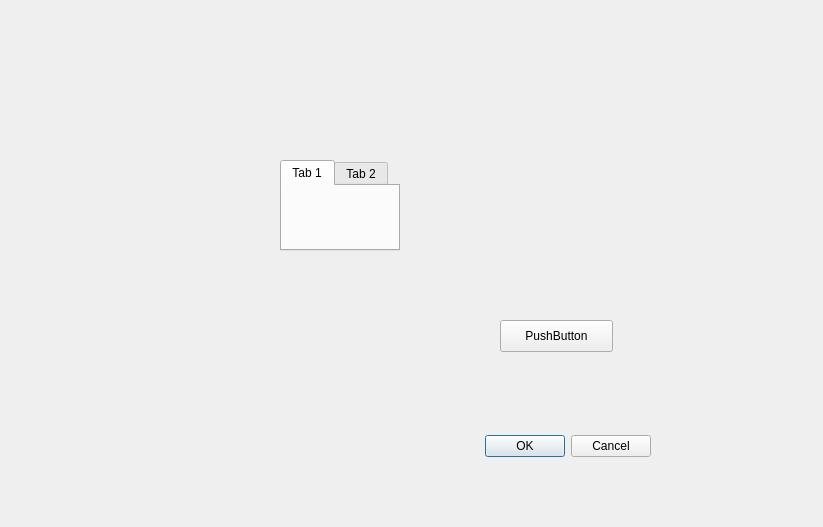
<?xml version="1.0" encoding="UTF-8"?>
<ui version="4.0">
 <class>Dialog</class>
 <widget class="QDialog" name="Dialog">
  <property name="geometry">
   <rect>
    <x>0</x>
    <y>0</y>
    <width>823</width>
    <height>527</height>
   </rect>
  </property>
  <property name="windowTitle">
   <string>Dialog</string>
  </property>
  <widget class="QDialogButtonBox" name="buttonBox">
   <property name="geometry">
    <rect>
     <x>310</x>
     <y>430</y>
     <width>341</width>
     <height>32</height>
    </rect>
   </property>
   <property name="orientation">
    <enum>Qt::Horizontal</enum>
   </property>
   <property name="standardButtons">
    <set>QDialogButtonBox::Cancel|QDialogButtonBox::Ok</set>
   </property>
  </widget>
  <widget class="QPushButton" name="pushButton">
   <property name="geometry">
    <rect>
     <x>500</x>
     <y>320</y>
     <width>113</width>
     <height>32</height>
    </rect>
   </property>
   <property name="text">
    <string>PushButton</string>
   </property>
  </widget>
  <widget class="QTabWidget" name="tabWidget">
   <property name="geometry">
    <rect>
     <x>280</x>
     <y>160</y>
     <width>120</width>
     <height>91</height>
    </rect>
   </property>
   <property name="currentIndex">
    <number>0</number>
   </property>
   <widget class="QWidget" name="tab">
    <attribute name="title">
     <string>Tab 1</string>
    </attribute>
   </widget>
   <widget class="QWidget" name="tab_2">
    <attribute name="title">
     <string>Tab 2</string>
    </attribute>
   </widget>
  </widget>
 </widget>
 <resources/>
 <connections>
  <connection>
   <sender>buttonBox</sender>
   <signal>accepted()</signal>
   <receiver>Dialog</receiver>
   <slot>accept()</slot>
   <hints>
    <hint type="sourcelabel">
     <x>248</x>
     <y>254</y>
    </hint>
    <hint type="destinationlabel">
     <x>157</x>
     <y>274</y>
    </hint>
   </hints>
  </connection>
  <connection>
   <sender>buttonBox</sender>
   <signal>rejected()</signal>
   <receiver>Dialog</receiver>
   <slot>reject()</slot>
   <hints>
    <hint type="sourcelabel">
     <x>316</x>
     <y>260</y>
    </hint>
    <hint type="destinationlabel">
     <x>286</x>
     <y>274</y>
    </hint>
   </hints>
  </connection>
 </connections>
</ui>
